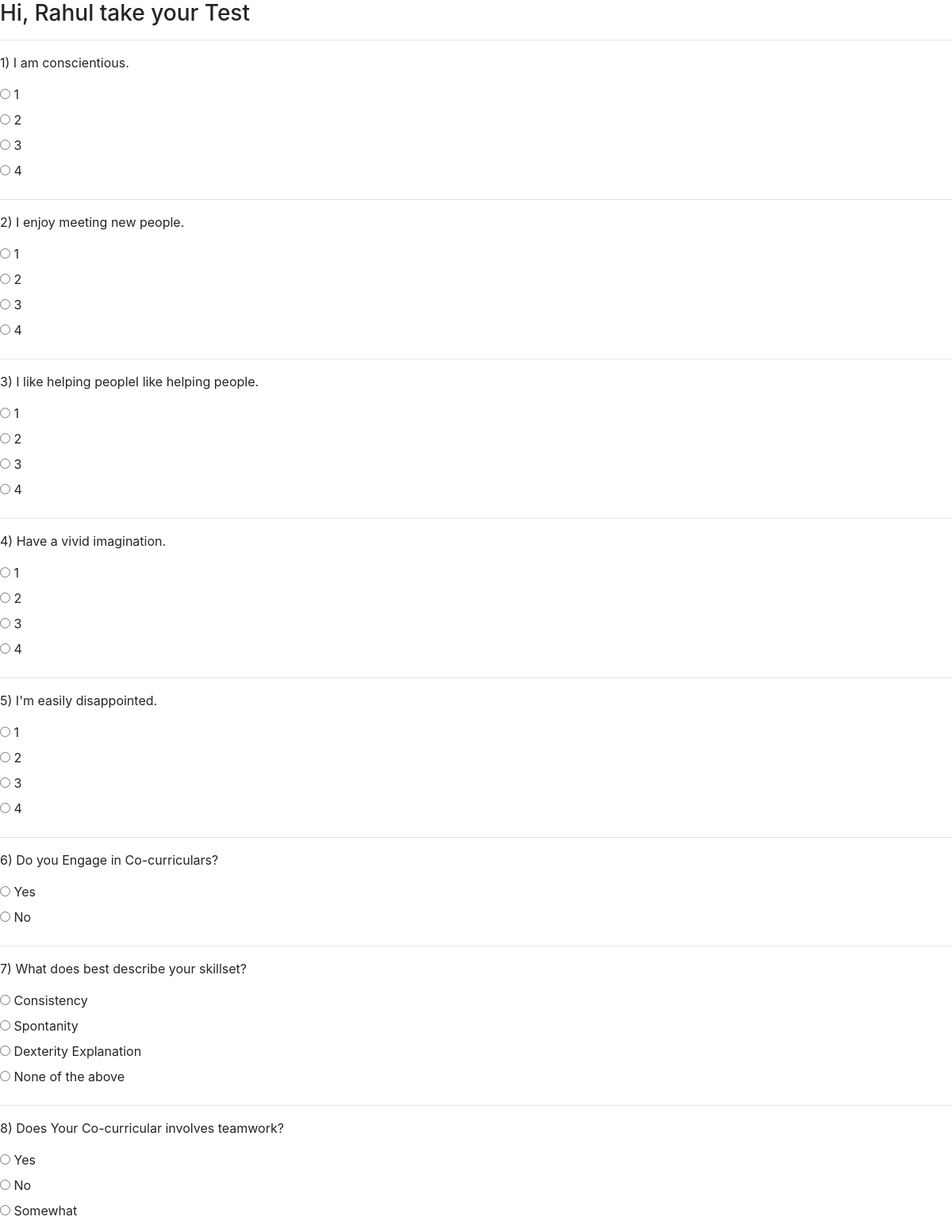
Before: /init_test/take_test/ (signed in, upper part) with the older database file.
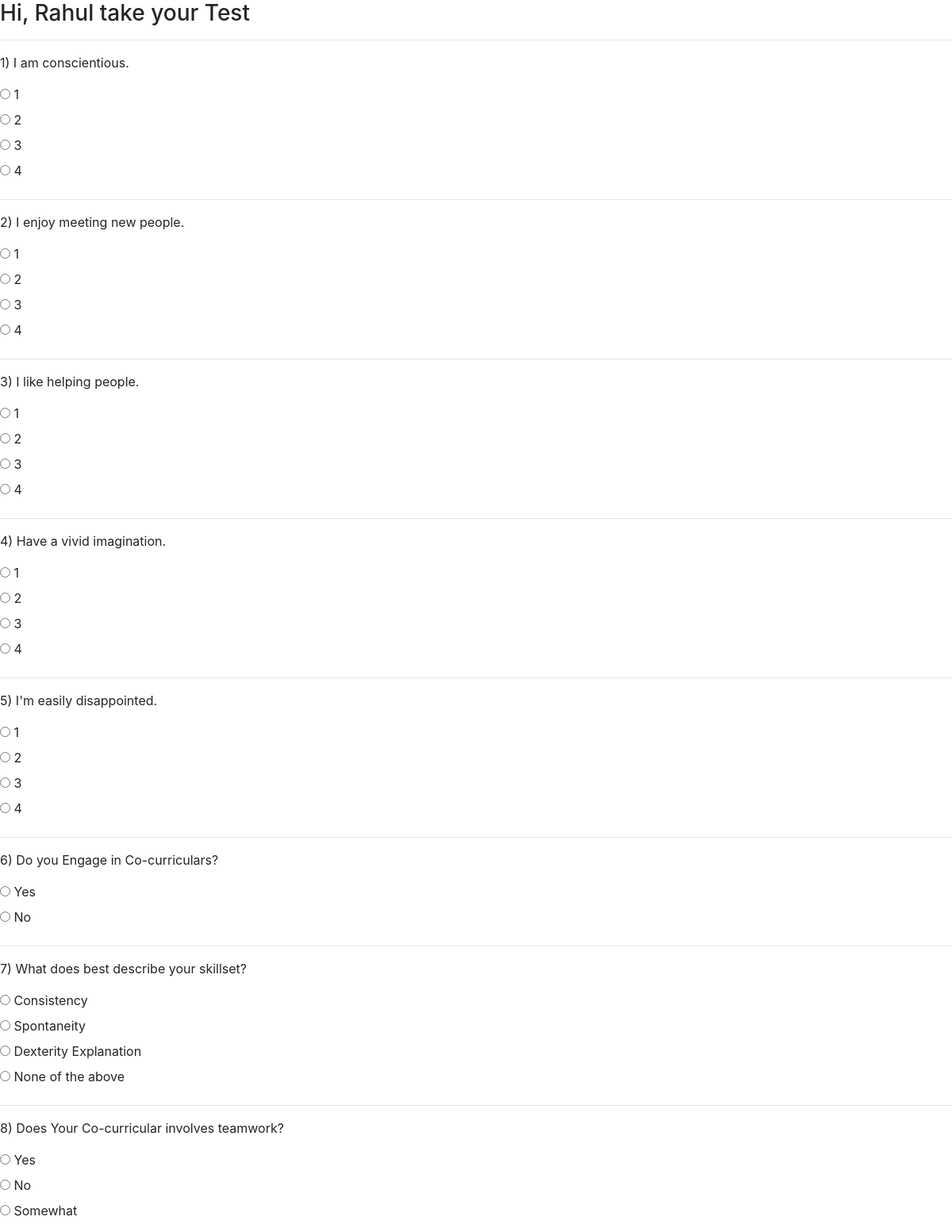
After: the same page with the newer database file.
### init_test/models.py (models this page shows)
class test(models.Model):
    question = models.CharField(max_length=500)
    option1 = models.CharField(max_length=200)
    option2 = models.CharField(max_length=200)
    option3 = models.CharField(max_length=200, null=True)
    option4 = models.CharField(max_length=200, null=True)

### init_test/views.py (the view, shortened to what this page needs)
# urls.py: path('take_test/', views.take_test, name="take_test"),
def take_test(request):
    user_id = request.user.id
    print(user_id)
    if request.method == 'GET':
        exam = test.objects.all()
        return render(request, 'take_test.html', {'exam': exam})

### templates/take_test.html (shortened to what this page needs)
<!DOCTYPE html>
<html>
<head>
    <link rel="stylesheet" href="https://maxcdn.bootstrapcdn.com/bootstrap/4.5.0/css/bootstrap.min.css">
</head>
<body>
{% if user.is_authenticated %}
<h3>Hi, {{ user.first_name }} take your Test</h3>
    <form action="{% url 'take_test' %}" method="post">
        {% for i in exam %}
            <hr>
            <p>{{ i.id }}) {{ i.question }}</p>
            <input type="radio" name="{{ i.id }}" required id="{{ i.option1 }}"  value="{{ i.option1 }} ">
            <label for="{{ i.option1 }}">{{ i.option1 }}</label><br>
            <input type="radio" name="{{ i.id }}" required id="{{ i.option2 }}"  value="{{ i.option2 }}">
            <label for="{{ i.option2 }}">{{ i.option2 }}</label><br>
            {% if i.option3 %}
                <input type="radio" name="{{ i.id }}" required id="{{ i.option3 }}"  value="{{ i.option3 }}">
            <label for="{{ i.option3 }}">{{ i.option3 }}</label><br>
            {% endif %}
            {% if i.option4 %}
                <input type="radio" name="{{ i.id }}" required id="{{ i.option4 }}"  value="{{ i.option4 }}">
            <label for="{{ i.option4 }}">{{ i.option4 }}</label>
                <br>
            {% endif %}
        {% endfor %}
    </form>
    {% endif %}
</body>
</html>

Changed rows visible on the page:
changed test id 3: question "I like helping peopleI like helping people." → "I like helping people."
changed test "What does best describe your skillset?": id "☐ Spontanity" → "☐ Spontaneity"; option2 "Spontanity" → "Spontaneity"
